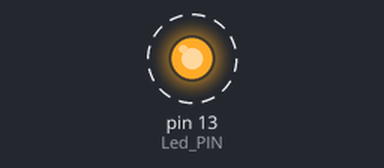
Recording of a sketch running on a simulated Arduino Uno, built with avr-gcc and run on an emulated ATmega328P. Shown: output pins drawn as LEDs (lit = HIGH). Dashed ring = blinking.

Above: at 0.05 s.
Timing chart, 0 to 3.0 s (numbered marks = the images above):
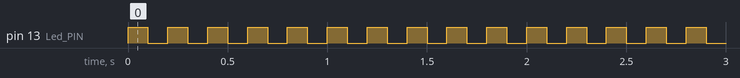

Measured:
- by itself, pin 13 (Led_PIN): alternates HIGH for 0.10 s and LOW for 0.10 s

The sketch:

Blink.ino
```cpp
/*
--------- >>> IOT Academy <<<----------
======== >>> Summer School <<<=======
Project Name = Blink
*/

#define Time 100
#define Led_PIN 13

void setup() {
  pinMode(Led_PIN, OUTPUT);
}

void loop() {
  digitalWrite(Led_PIN,HIGH);
  delay(Time);
  digitalWrite(Led_PIN,LOW);
  delay(Time);
}
```
